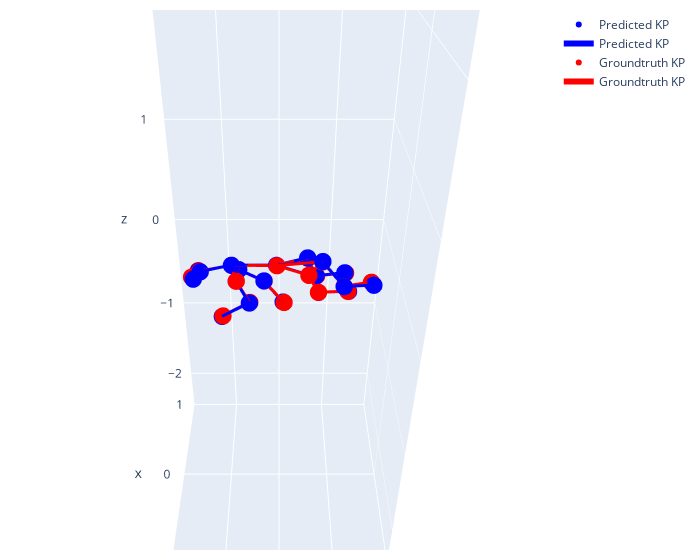

Notebook code cell kept with this figure:
### Code cell
""" Plot the 3D predictions """
frame_idx = 16
fig = mv_nrsfm_kernel.get_figure3d(
    joint_connections,
    cam_x[0],
    cam_y[0],
    Predictions_3D[0, frame_idx, :, :] @ R,
    GT_3D[frame_idx, :, :] @ R,
    range_scale=range_scale,
)
py.iplot(fig)

## P.S. If the 3D structure is out of frame, please reduce the `range_scale` parameter.
